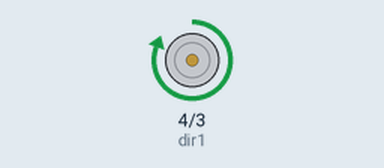
Simulated run of this sketch. Board: Arduino Uno, built with avr-gcc and run on an emulated ATmega328P. Parts: motor-driver pin pairs drawn as motors (green arrow = first pin HIGH = forward, orange = second pin HIGH = backward, longer = more drive, scaled by the enable pin).

Above: at 1.5 s.
At 7.5 s:
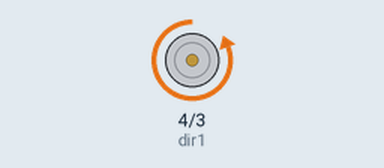
At 10.5 s:
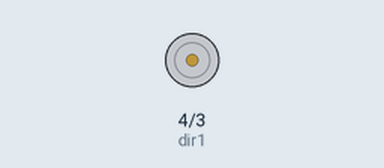
Timing chart, 0 to 15.6 s (numbered marks = the images above):
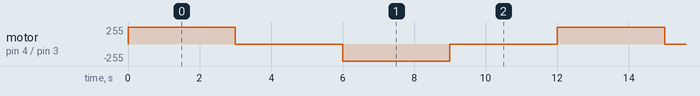

Measured:
- by itself, motor on pin 4 (dir1) / pin 3 (dir2): repeats every 12.0 s: stopped 3.0 s, backward 255/255 3.0 s, stopped 3.0 s, forward 255/255 3.0 s

The sketch:

dcmotor.ino
```cpp
//dcmotor

int speedPin=5;
int dir1=4;
int dir2=3;
int mSpeed=255;
int i=0;

void setup()
{
     pinMode(speedPin,OUTPUT);
     pinMode(dir1,OUTPUT);
     pinMode(dir2,OUTPUT);
     Serial.begin(9600);
}


void loop()
{
   /*
   if(i==255)
   i=0;
     digitalWrite(dir1,LOW);
   digitalWrite(dir2,HIGH);
  analogWrite(speedPin,i);
  i++ ;
  Serial.println(i);*/
   digitalWrite(dir1,HIGH);
   digitalWrite(dir2,LOW);

   analogWrite(speedPin,mSpeed);
   delay(3000);
   analogWrite(speedPin,0);
   delay(3000);
   digitalWrite(dir1,LOW);
   digitalWrite(dir2,HIGH);

   analogWrite(speedPin,mSpeed);
   delay(3000);
   analogWrite(speedPin,0);
   delay(3000);
   }
```
